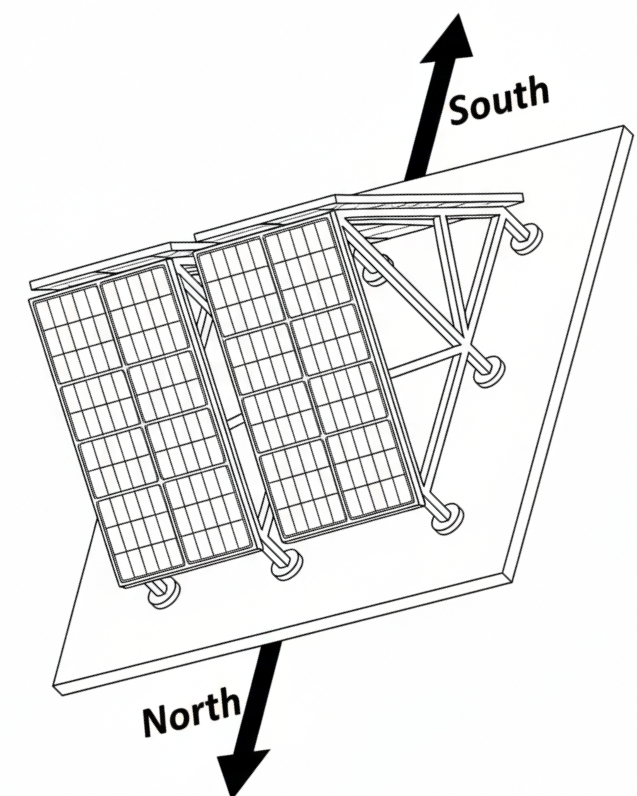
#> input picture Collector Images/North-South Collector Configuration Schematic.png, 637 x 796 px, found by its file name
$ python process_images.py
#> lines starting #> are read from the running program, lines starting #| are printed output that depends on the picture
import sys

# Redirect output to log file
log_file = open("image_log.txt", "w")
sys.stdout = log_file
sys.stderr = log_file

print("Starting image processing...")

try:
    from PIL import Image
    import os

    base_path = r"c:\Users\Ryan\Desktop\Random BS\Anti Gravity Test Project\Collector Images"
    print(f"Base path: {base_path}")

    # 1. Rotate North-South Image
    ns_path = os.path.join(base_path, "North-South Collector Configuration Schematic.png")
    if os.path.exists(ns_path):
        try:
            img_ns = Image.open(ns_path)
#> img_ns is the input picture: PIL image 637x796 RGBA; mean R, G, B, A 234.4, 234.4, 234.2, 255
            # Rotate 90 degrees clockwise (or counter-clockwise, let's do -90/270 for clockwise)
            img_ns_rotated = img_ns.rotate(-90, expand=True, fillcolor='white')
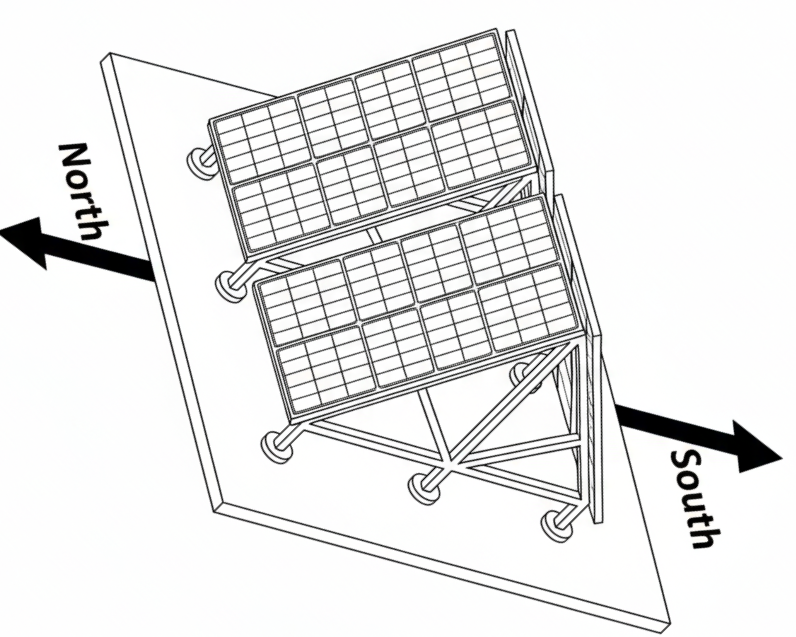
#> img_ns_rotated: PIL image 796x637 RGBA; mean R, G, B, A 234.4, 234.4, 234.2, 255

            # Save as new file to avoid caching issues
            new_ns_path = os.path.join(base_path, "North-South Collector Configuration Schematic_v2.png")
            img_ns_rotated.save(new_ns_path)
            print(f"✅ Rotated and saved to {new_ns_path}")
        except Exception as e:
            print(f"❌ Error rotating N-S image: {e}")
    else:
        print(f"❌ N-S Image not found at {ns_path}")

    # 2. Standardize Frame for Polar Image
    polar_path = os.path.join(base_path, "Polar axis tracking collector orientation.png")
    ref_path = os.path.join(base_path, "horizontal_panel_schematic_1763815355294.png")

    if os.path.exists(polar_path) and os.path.exists(ref_path):
        try:
            img_polar = Image.open(polar_path)
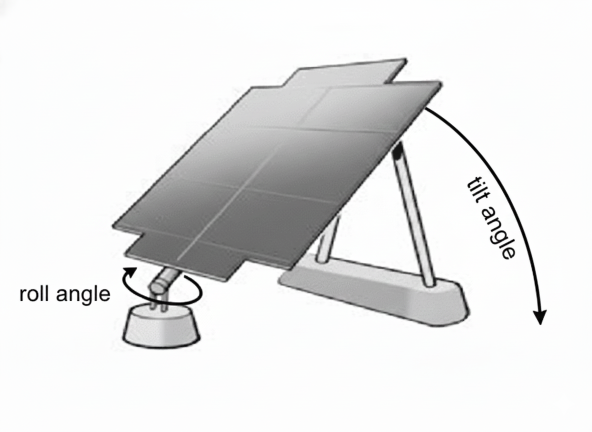
#> input picture Collector Images/Polar axis tracking collector orientation.png, 1184 x 864 px, found by its file name (shown at 1/2 size)
#> img_polar is the input picture: PIL image 1184x864 RGB; mean R, G, B 229.8, 230.1, 230.1
            img_ref = Image.open(ref_path)
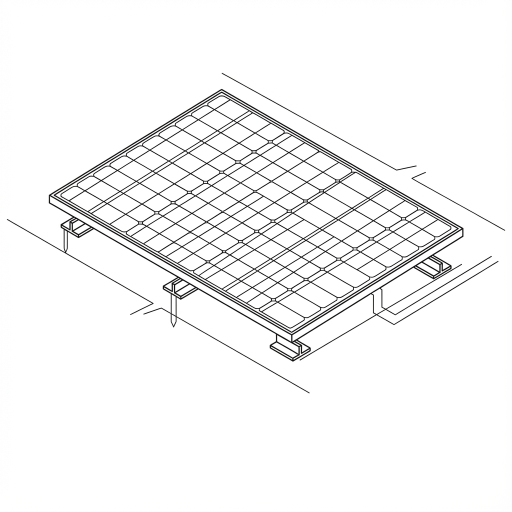
#> input picture Collector Images/horizontal_panel_schematic_1763815355294.png, 1024 x 1024 px, found by its file name (shown at 1/2 size)
#> img_ref is the input picture: PIL image 1024x1024 RGB; mean R, G, B 245.2, 245.2, 245.2

            target_size = img_ref.size # (Width, Height) of the square images
#> target_size = (1024, 1024)
            print(f"Target Size: {target_size}")

            # Create new white square canvas
            new_img = Image.new("RGB", target_size, "white")
#> new_img: PIL image 1024x1024 RGB; every value is 255

            # Resize Polar image to fit within target_size while maintaining aspect ratio
            img_polar.thumbnail(target_size, Image.Resampling.LANCZOS)
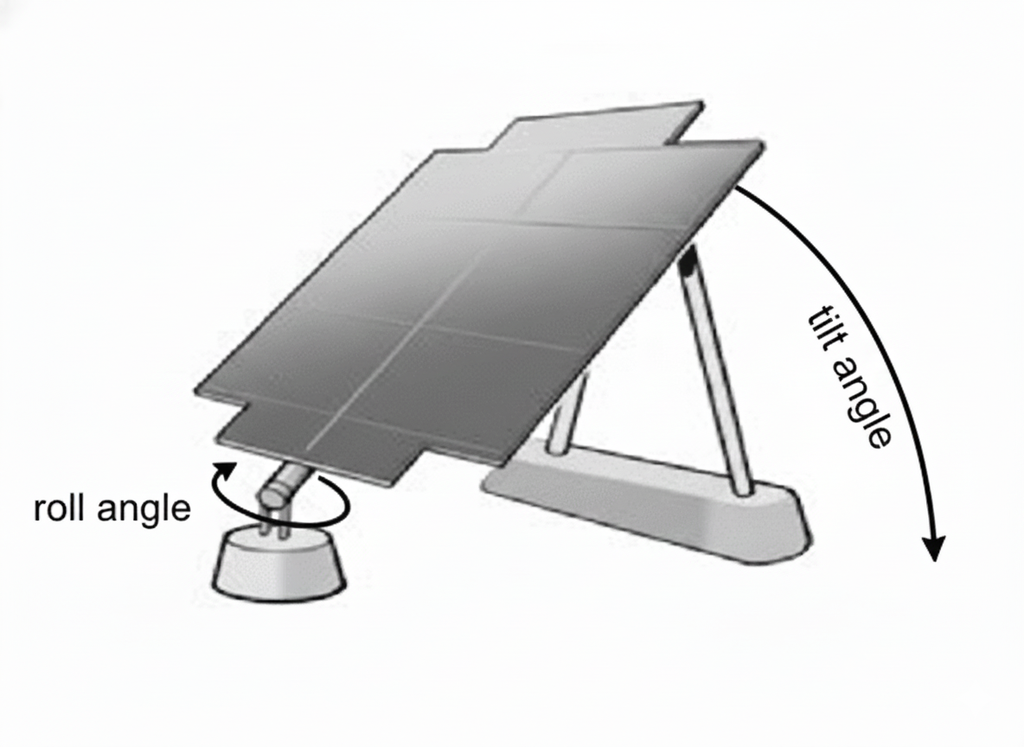
#> img_polar: PIL image 1024x747 RGB; mean R, G, B 229.8, 230.1, 230

            # Calculate centering position
            x_offset = (target_size[0] - img_polar.width) // 2
#> x_offset = 0
            y_offset = (target_size[1] - img_polar.height) // 2
#> y_offset = 138

            # Paste centered
            new_img.paste(img_polar, (x_offset, y_offset))
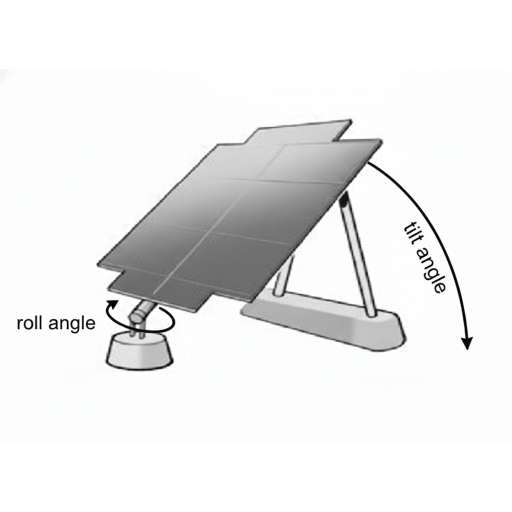
#> new_img: PIL image 1024x1024 RGB (shown at 1/2 size); mean R, G, B 236.6, 236.8, 236.8

            new_polar_path = os.path.join(base_path, "Polar axis tracking collector orientation_v2.png")
            new_img.save(new_polar_path)
            print(f"✅ Resized/Padded and saved to {new_polar_path}")

        except Exception as e:
            print(f"❌ Error processing Polar image: {e}")
    else:
        print(f"❌ Polar or Ref Image not found")

except Exception as main_e:
    print(f"CRITICAL ERROR: {main_e}")

print("Done.")
log_file.close()
